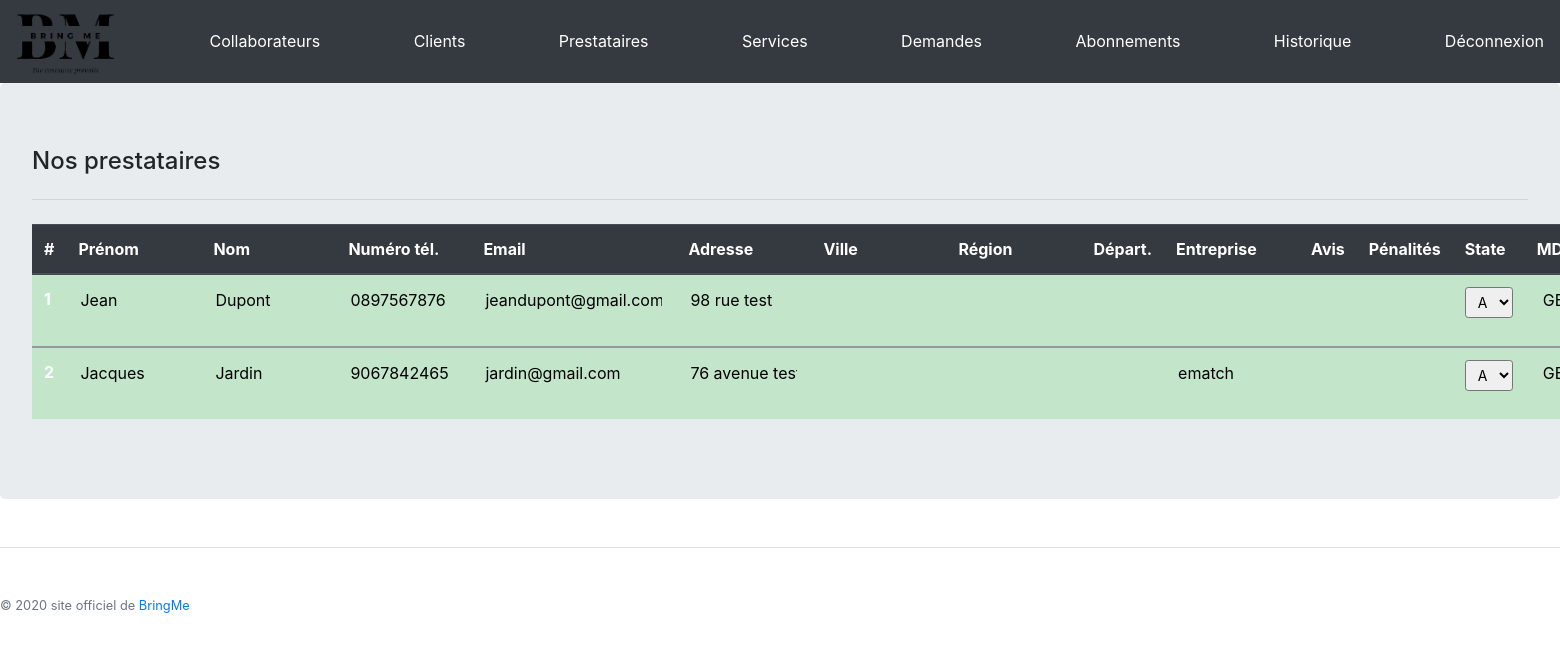
Page /back/prestataires.php (signed in) on the earlier database version.
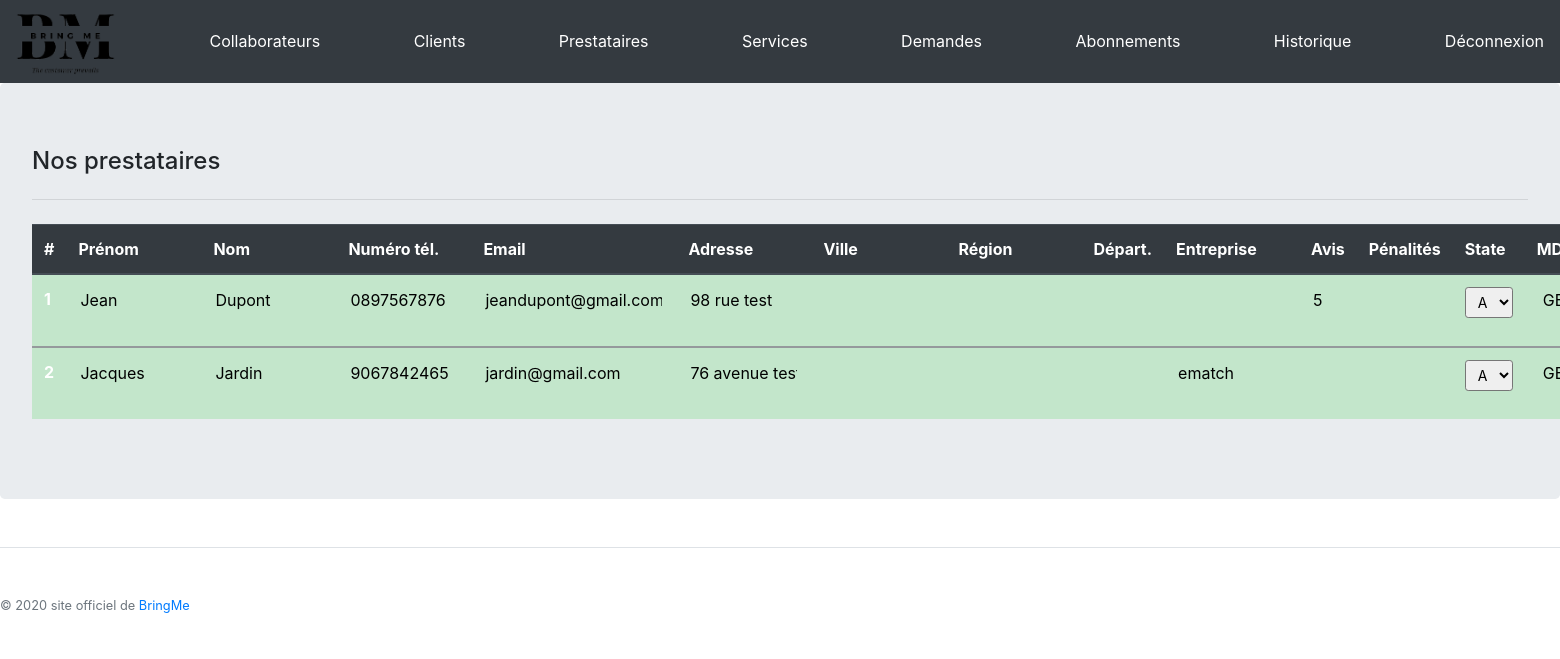
Same page on the later database version.
### tables this page shows
CREATE TABLE IF NOT EXISTS `PROVIDER` (
  `idProvider` INT AUTO_INCREMENT,
  `providerFirstName` VARCHAR(50),
  `providerLastName` VARCHAR(45),
  `providerPhone` VARCHAR(20),
  `providerEmail` VARCHAR(50) NOT NULL,
  `providerPassword` VARCHAR(255) NOT NULL,
  `providerAddress` VARCHAR(250),
  `providerIdCity` INT,
  `companyName` VARCHAR(45),
  `providerRate` FLOAT,
  `providerAnnulation` INT,
  `state` TINYINT(1),
  `providerGuid` char(36),
  PRIMARY KEY (`idProvider`),
  INDEX `PROVIDER_CITY_FK` (`providerIdCity` ASC),
  CONSTRAINT `PROVIDER_CITY_FK`
    FOREIGN KEY (`providerIdCity`)
    REFERENCES `CITY` (`idCity`)
    ON DELETE CASCADE);

### back/prestataires.php (the view, shortened to what this page needs)
<?php include('../include/config.php');
$query = $pdo->prepare('SELECT * FROM PROVIDER');
$query->execute();
$resultats = $query->fetchAll();
?>
<!DOCTYPE html>
<html>
<head>
  <link rel="stylesheet" href="../css/bootstrap.min.css">
  <link rel="stylesheet" href="../css/inscription.css">
</head>
<body>
 <?php include('../include/config.php');
 include('../css/linkCss.php');
 include('include/headerBack.php');
 ?>
<div class="jumbotron table-responsive-xl">
        <h4>Nos prestataires</h4>
        <hr class="my-4">
 <table class="table table-hover table-dark">
    <thead>
      <tr>
        <th scope="col">#</th>
        <th scope="col">Prénom</th>
        <th scope="col">Nom</th>
        <th scope="col">Numéro tél.</th>
        <th scope="col">Email</th>
        <th scope="col">Adresse</th>
        <th scope="col">Ville</th>
        <th scope="col">Région</th>
        <th scope="col">Départ.</th>
        <th scope="col">Entreprise</th>
        <th scope="col">Avis</th>
        <th scope="col">Pénalités</th>
        <th scope="col">State</th>
        <th scope="col">MDP</th>
      </tr>
    </thead>
  <?php
      foreach ($resultats as $provider) { ?>
        <tbody>
          <tr <?php if ($provider['state'] == 0) echo 'class = "table-success"';
           else if($provider['state'] == 1) echo 'class = "table-warning"';?>>
            <form action="PHP/prestataireMAJ.php" method="POST">
              <th scope="row"><?php echo $provider['idProvider']; ?></th>
                  <td>
                    <input type="text" class="input" name="firstName" value="<?php echo $provider['providerFirstName']; ?>">
                  </td>
                  <td>
                    <input type="text" class="input" name="lastName" value="<?php echo $provider['providerLastName']; ?>">
                  </td>
                  <td>
                    <input type="text" placeholder= "0123456789" class="input" name="phone" value="<?php echo $provider['providerPhone']; ?>">
                  </td>
                  <td>
                    <input type="text" class="inputEmail" name="mail" value="<?php echo $provider['providerEmail']; ?>">
                  </td>
                  <td>
                    <input type="text" class="input" name="adresse" value="<?php echo $provider['providerAddress']; ?>">
                  </td>
                  <td>
                    <input type="text" class="input" name="city" value="<?php echo $provider['cityName']; ?>">
                  </td>
                  <td>
                    <input type="text" class="input" name="region" value="<?php echo $provider['cityRegion']; ?>">
                  </td>
                  <td>
                    <input type="text" class="inputNbr" name="departement" value="<?php echo $provider['cityDepartement']; ?>">
                  </td>
                  <td>
                    <input type="text" class="input" name="companyName" value="<?php echo $provider['companyName']; ?>">
                  </td>
                  <td>
                    <input type="text" class="inputNbr" name="providerRate" value="<?php echo $provider['providerRate']; ?>">
                  </td>
                  <td>
                    <input type="text" class="inputNbr" name="annulation" value="<?php echo $provider['providerAnnulation']; ?>">
                  </td>
                  <td>
                    <div class="form-group">
                      <select class="form-control-sm" name="state">
                        <option <?php if ($provider['state'] == 0){ echo 'selected'; }?>>A</option>
                      </select>
                    </div>
                  </td>
                  <td>
                    <input type="submit" name="pwd" class="option" value="GENERER">
                 </td>
            </form>
          </tr>
        </tbody>
  <?php } ?>
</table>
</div>
  <?php include('../include/footer.php'); ?>
</body>
</html>

### css/linkCss.php (shortened to what this page needs)
<link rel="stylesheet" href="https://stackpath.bootstrapcdn.com/bootstrap/4.4.1/css/bootstrap.min.css"
integrity="sha384-Vkoo8x4CGsO3+Hhxv8T/Q5PaXtkKtu6ug5TOeNV6gBiFeWPGFN9MuhOf23Q9Ifjh">
<link rel="stylesheet" href="css/header.css">

### back/include/headerBack.php
<link rel="stylesheet" href="../css/header.css">
<link rel="stylesheet" href="../css/back.css">
<header>
  <nav class="navbar navbar-dark bg-dark">
    <a href="indexBack.php"> <img src="../images/logo.png"></a>
  	 <a href="employee.php">Collaborateurs </a>
     <a href="user.php">Clients</a>
     <a href="provider.php">Prestataires</a>
     <a href="service.php">Services</a>
     <a href="request.php">Demandes</a>
     <a href="subscription.php">Abonnements </a>
     <a href="historique.php">Historique </a>
    <a href="../PHP/deconnexion.php"> Déconnexion </span></a>
  </nav>
</header>

### include/footer.php (shortened to what this page needs)
<footer class="pt-4 my-md-5 pt-md-5 border-top">
   <div class="row">
     <div class="col-12 col-md">
       <small class="d-block mb-3 text-muted">	<p> © <?php echo date('Y'); ?> site officiel de <a class="lien" href="../index.php"> BringMe </a></p>
	</small>
     </div>
   </div>
</footer>

### css/header.css (style rules this page uses)
img { max-height: 100px; max-width: 100px; }
header a { text-decoration: none; color: white; }

### css/back.css (style rules this page uses)
input { background-color:transparent; border: 0px solid; }
.input { width: 111px; }
.inputNbr { width: 21px; }
.inputEmail { width: 181px; }

Differences in the rows shown:
changed provider "Jean": providerRate (not shown) → "5"
